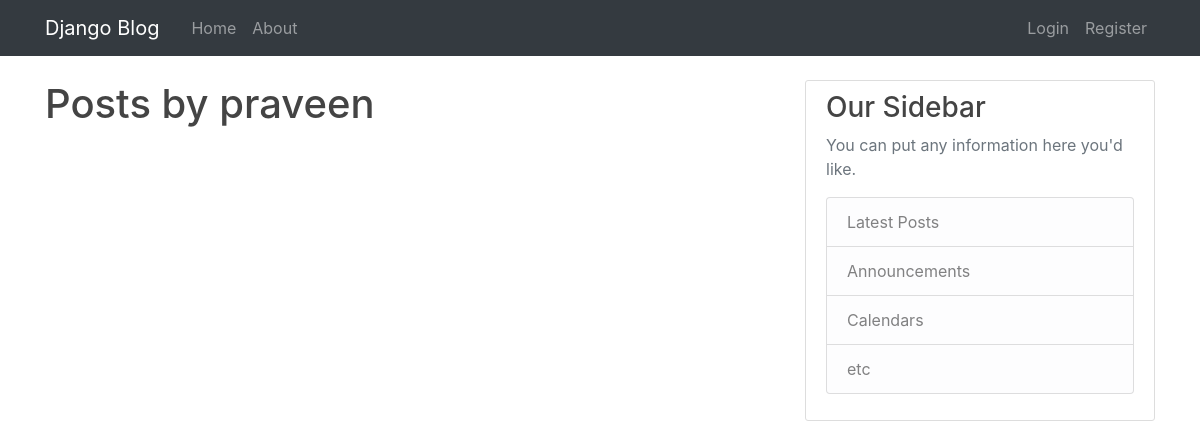
The page /user/praveen/ on the database as committed earlier.
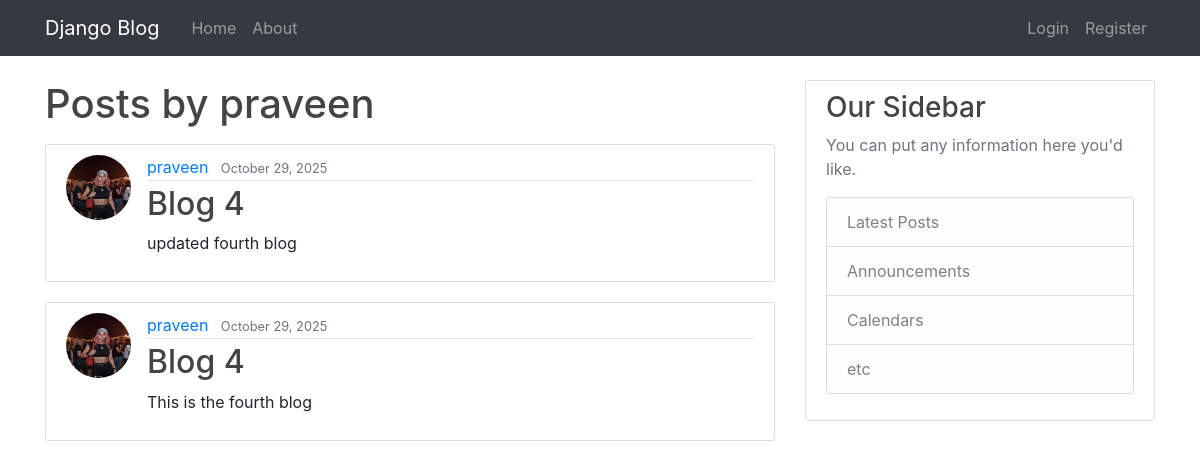
The same page on the database as committed later.
### posts/models.py (models this page shows, shortened)
class Post(models.Model):
    title = models.CharField(max_length=100)
    content = models.TextField()
    date_posted = models.DateTimeField(default=timezone.now)
    author = models.ForeignKey(User, on_delete=models.CASCADE)

### users/models.py (models this page shows, shortened)
class Profile(models.Model):
    user = models.OneToOneField(User, on_delete=models.CASCADE)
    image= models.ImageField(default='default.jpg', upload_to='profile_pics')

### posts/views.py (the view)
# urls.py: path('user/<str:username>/', UserPostListView.as_view(), name='user-posts'),
class UserPostListView(ListView):
    model = Post
    template_name = 'posts/user_post.html'
    context_object_name = 'cont'
    def get_queryset(self):
        user= get_object_or_404(User, username=self.kwargs.get('username'))
        return Post.objects.filter(author=user).order_by('-date_posted')

### posts/templates/posts/user_post.html
{% extends "posts/base.html" %}
{% block content %}
    <h1 class="mb-3">Posts by {{view.kwargs.username}}</h1>
    {% for conts in cont %}
        <article class="media content-section">
          <img class="rounded-circle article-img" src="{{ conts.author.profile.image.url }}">
          <div class="media-body">
            <div class="article-metadata">
              <a class="mr-2" href="{%url 'user-posts' conts.author.username %}">{{ conts.author }}</a>
              <small class="text-muted">{{ conts.date_posted|date:"F d, Y" }}</small>
            </div>
            <h2><a class="article-title" href="{% url 'post-detail' conts.id %}">{{ conts.title }}</a></h2>
            <p class="article-content">{{ conts.content }}</p>
          </div>
        </article>
    {% endfor %}
{% endblock content %}

Rows that differ between the two databases and show on the page:
added Post: author.profile.image (picture), author "praveen", date_posted "October 29, 2025", title "Blog 4", content "updated fourth blog"
added Post: author.profile.image (picture), author "praveen", date_posted "October 29, 2025", title "Blog 4", content "This is the fourth blog"
